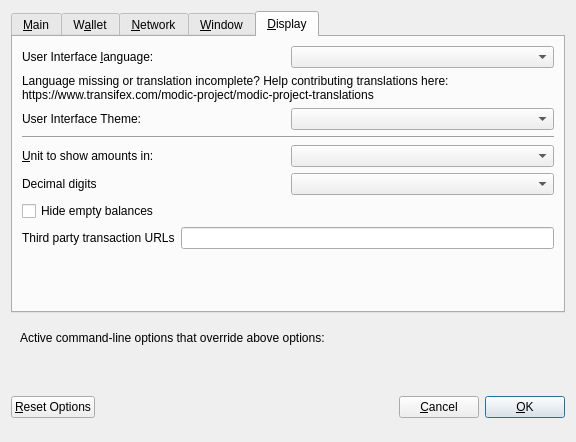
<?xml version="1.0" encoding="UTF-8"?>
<ui version="4.0">
 <class>OptionsDialog</class>
 <widget class="QDialog" name="OptionsDialog">
  <property name="geometry">
   <rect>
    <x>0</x>
    <y>0</y>
    <width>576</width>
    <height>442</height>
   </rect>
  </property>
  <property name="windowTitle">
   <string>Options</string>
  </property>
  <property name="modal">
   <bool>true</bool>
  </property>
  <layout class="QVBoxLayout" name="verticalLayout">
   <item>
    <widget class="QTabWidget" name="tabWidget">
     <property name="currentIndex">
      <number>4</number>
     </property>
     <widget class="QWidget" name="tabMain">
      <attribute name="title">
       <string>&amp;Main</string>
      </attribute>
      <layout class="QVBoxLayout" name="verticalLayout_Main">
       <item>
        <widget class="QCheckBox" name="bitcoinAtStartup">
         <property name="toolTip">
          <string>Automatically start ModernInvestmentCoin after logging in to the system.</string>
         </property>
         <property name="text">
          <string>&amp;Start ModernInvestmentCoin on system login</string>
         </property>
        </widget>
       </item>
       <item>
        <layout class="QHBoxLayout" name="horizontalLayout_2_Main">
         <item>
          <widget class="QLabel" name="databaseCacheLabel">
           <property name="text">
            <string>Size of &amp;database cache</string>
           </property>
           <property name="textFormat">
            <enum>Qt::PlainText</enum>
           </property>
           <property name="buddy">
            <cstring>databaseCache</cstring>
           </property>
          </widget>
         </item>
         <item>
          <widget class="QSpinBox" name="databaseCache"/>
         </item>
         <item>
          <widget class="QLabel" name="databaseCacheUnitLabel">
           <property name="text">
            <string>MB</string>
           </property>
           <property name="textFormat">
            <enum>Qt::PlainText</enum>
           </property>
          </widget>
         </item>
         <item>
          <spacer name="horizontalSpacer_2_Main">
           <property name="orientation">
            <enum>Qt::Horizontal</enum>
           </property>
           <property name="sizeHint" stdset="0">
            <size>
             <width>40</width>
             <height>20</height>
            </size>
           </property>
          </spacer>
         </item>
        </layout>
       </item>
       <item>
        <layout class="QHBoxLayout" name="horizontalLayout_3_Main">
         <item>
          <widget class="QLabel" name="threadsScriptVerifLabel">
           <property name="text">
            <string>Number of script &amp;verification threads</string>
           </property>
           <property name="textFormat">
            <enum>Qt::PlainText</enum>
           </property>
           <property name="buddy">
            <cstring>threadsScriptVerif</cstring>
           </property>
          </widget>
         </item>
         <item>
          <widget class="QSpinBox" name="threadsScriptVerif">
           <property name="toolTip">
            <string>(0 = auto, &lt;0 = leave that many cores free)</string>
           </property>
          </widget>
         </item>
         <item>
          <spacer name="horizontalSpacer_3_Main">
           <property name="orientation">
            <enum>Qt::Horizontal</enum>
           </property>
           <property name="sizeHint" stdset="0">
            <size>
             <width>40</width>
             <height>20</height>
            </size>
           </property>
          </spacer>
         </item>
        </layout>
       </item>
       <item>
        <spacer name="verticalSpacer_2">
         <property name="orientation">
          <enum>Qt::Vertical</enum>
         </property>
         <property name="sizeHint" stdset="0">
          <size>
           <width>20</width>
           <height>40</height>
          </size>
         </property>
        </spacer>
       </item>
       <item>
        <widget class="QCheckBox" name="checkBoxZeromintEnable">
         <property name="toolTip">
          <string>Enable automatic minting of ModernInvestmentCoin units to zMODIC</string>
         </property>
         <property name="layoutDirection">
          <enum>Qt::LeftToRight</enum>
         </property>
         <property name="text">
          <string>Enable zMODIC Automint</string>
         </property>
        </widget>
       </item>
       <item>
        <layout class="QHBoxLayout" name="horizontalLayout_3">
         <item>
          <widget class="QLabel" name="percentage_label">
           <property name="toolTip">
            <string>Percentage of incoming MODIC which get automatically converted to zMODIC via Zerocoin Protocol (min: 10%)</string>
           </property>
           <property name="text">
            <string>Percentage of autominted zMODIC</string>
           </property>
          </widget>
         </item>
         <item>
          <widget class="QSpinBox" name="zeromintPercentage">
           <property name="minimum">
            <number>1</number>
           </property>
           <property name="maximum">
            <number>100</number>
           </property>
          </widget>
         </item>
        </layout>
       </item>
       <item>
        <layout class="QHBoxLayout" name="horizontalLayout" stretch="0,0">
         <property name="sizeConstraint">
          <enum>QLayout::SetFixedSize</enum>
         </property>
         <item>
          <widget class="QLabel" name="labelPreferredDenom">
           <property name="maximumSize">
            <size>
             <width>16777215</width>
             <height>16777215</height>
            </size>
           </property>
           <property name="toolTip">
            <string>Wait with automatic conversion to Zerocoin until enough MODIC for this denomination is available</string>
           </property>
           <property name="text">
            <string>Preferred Automint zMODIC Denomination</string>
           </property>
          </widget>
         </item>
         <item>
          <widget class="QComboBox" name="preferredDenom">
           <property name="maximumSize">
            <size>
             <width>16777215</width>
             <height>27</height>
            </size>
           </property>
           <property name="toolTip">
            <string>Wait with automatic conversion to Zerocoin until enough MODIC for this denomination is available</string>
           </property>
           <property name="maxVisibleItems">
            <number>9</number>
           </property>
           <property name="maxCount">
            <number>9</number>
           </property>
          </widget>
         </item>
        </layout>
       </item>
      </layout>
     </widget>
     <widget class="QWidget" name="tabWallet">
      <attribute name="title">
       <string>W&amp;allet</string>
      </attribute>
      <layout class="QVBoxLayout" name="verticalLayout_Wallet">
       <item>
        <layout class="QHBoxLayout" name="horizontalLayout_2_Wallet">
         <item>
          <widget class="QLabel" name="labelStakeSplitThresholdText">
           <property name="text">
            <string>Stake split threshold:</string>
           </property>
          </widget>
         </item>
         <item>
          <widget class="QSpinBox" name="spinBoxStakeSplitThreshold">
           <property name="minimum">
            <number>1</number>
           </property>
           <property name="maximum">
            <number>999999</number>
           </property>
          </widget>
         </item>
        </layout>
       </item>
       <item>
        <widget class="QGroupBox" name="groupBox">
         <property name="title">
          <string>Expert</string>
         </property>
         <layout class="QVBoxLayout" name="verticalLayout_2">
          <item>
           <widget class="QCheckBox" name="coinControlFeatures">
            <property name="toolTip">
             <string>Whether to show coin control features or not.</string>
            </property>
            <property name="text">
             <string>Enable coin &amp;control features</string>
            </property>
           </widget>
          </item>
          <item>
           <widget class="QCheckBox" name="showMasternodesTab">
            <property name="toolTip">
             <string>Show additional tab listing all your masternodes in first sub-tab&lt;br/&gt;and all masternodes on the network in second sub-tab.</string>
            </property>
            <property name="text">
             <string>Show Masternodes Tab</string>
            </property>
           </widget>
          </item>
          <item>
           <widget class="QCheckBox" name="spendZeroConfChange">
            <property name="toolTip">
             <string>If you disable the spending of unconfirmed change, the change from a transaction&lt;br/&gt;cannot be used until that transaction has at least one confirmation.&lt;br/&gt;This also affects how your balance is computed.</string>
            </property>
            <property name="text">
             <string>&amp;Spend unconfirmed change</string>
            </property>
           </widget>
          </item>
         </layout>
        </widget>
       </item>
       <item>
        <spacer name="verticalSpacer_Wallet">
         <property name="orientation">
          <enum>Qt::Vertical</enum>
         </property>
         <property name="sizeHint" stdset="0">
          <size>
           <width>20</width>
           <height>40</height>
          </size>
         </property>
        </spacer>
       </item>
      </layout>
     </widget>
     <widget class="QWidget" name="tabNetwork">
      <attribute name="title">
       <string>&amp;Network</string>
      </attribute>
      <layout class="QVBoxLayout" name="verticalLayout_Network">
       <item>
        <widget class="QCheckBox" name="mapPortUpnp">
         <property name="toolTip">
          <string>Automatically open the ModernInvestmentCoin client port on the router. This only works when your router supports UPnP and it is enabled.</string>
         </property>
         <property name="text">
          <string>Map port using &amp;UPnP</string>
         </property>
        </widget>
       </item>
       <item>
        <widget class="QCheckBox" name="allowIncoming">
         <property name="toolTip">
          <string>Accept connections from outside</string>
         </property>
         <property name="text">
          <string>Allow incoming connections</string>
         </property>
        </widget>
       </item>
       <item>
        <widget class="QCheckBox" name="connectSocks">
         <property name="toolTip">
          <string>Connect to the ModernInvestmentCoin network through a SOCKS5 proxy.</string>
         </property>
         <property name="text">
          <string>&amp;Connect through SOCKS5 proxy (default proxy):</string>
         </property>
        </widget>
       </item>
       <item>
        <layout class="QHBoxLayout" name="horizontalLayout_1_Network">
         <item>
          <widget class="QLabel" name="proxyIpLabel">
           <property name="text">
            <string>Proxy &amp;IP:</string>
           </property>
           <property name="textFormat">
            <enum>Qt::PlainText</enum>
           </property>
           <property name="buddy">
            <cstring>proxyIp</cstring>
           </property>
          </widget>
         </item>
         <item>
          <widget class="QValidatedLineEdit" name="proxyIp">
           <property name="minimumSize">
            <size>
             <width>140</width>
             <height>0</height>
            </size>
           </property>
           <property name="maximumSize">
            <size>
             <width>140</width>
             <height>16777215</height>
            </size>
           </property>
           <property name="toolTip">
            <string>IP address of the proxy (e.g. IPv4: 127.0.0.1 / IPv6: ::1)</string>
           </property>
          </widget>
         </item>
         <item>
          <widget class="QLabel" name="proxyPortLabel">
           <property name="text">
            <string>&amp;Port:</string>
           </property>
           <property name="textFormat">
            <enum>Qt::PlainText</enum>
           </property>
           <property name="buddy">
            <cstring>proxyPort</cstring>
           </property>
          </widget>
         </item>
         <item>
          <widget class="QLineEdit" name="proxyPort">
           <property name="minimumSize">
            <size>
             <width>75</width>
             <height>0</height>
            </size>
           </property>
           <property name="maximumSize">
            <size>
             <width>55</width>
             <height>16777215</height>
            </size>
           </property>
           <property name="toolTip">
            <string>Port of the proxy (e.g. 9050)</string>
           </property>
          </widget>
         </item>
         <item>
          <spacer name="horizontalSpacer_1_Network">
           <property name="orientation">
            <enum>Qt::Horizontal</enum>
           </property>
           <property name="sizeHint" stdset="0">
            <size>
             <width>40</width>
             <height>20</height>
            </size>
           </property>
          </spacer>
         </item>
        </layout>
       </item>
       <item>
        <spacer name="verticalSpacer_Network">
         <property name="orientation">
          <enum>Qt::Vertical</enum>
         </property>
         <property name="sizeHint" stdset="0">
          <size>
           <width>20</width>
           <height>40</height>
          </size>
         </property>
        </spacer>
       </item>
      </layout>
     </widget>
     <widget class="QWidget" name="tabWindow">
      <attribute name="title">
       <string>&amp;Window</string>
      </attribute>
      <layout class="QVBoxLayout" name="verticalLayout_Window">
       <item>
        <widget class="QCheckBox" name="minimizeToTray">
         <property name="toolTip">
          <string>Show only a tray icon after minimizing the window.</string>
         </property>
         <property name="text">
          <string>&amp;Minimize to the tray instead of the taskbar</string>
         </property>
        </widget>
       </item>
       <item>
        <widget class="QCheckBox" name="minimizeOnClose">
         <property name="toolTip">
          <string>Minimize instead of exit the application when the window is closed. When this option is enabled, the application will be closed only after selecting Quit in the menu.</string>
         </property>
         <property name="text">
          <string>M&amp;inimize on close</string>
         </property>
        </widget>
       </item>
       <item>
        <spacer name="verticalSpacer_Window">
         <property name="orientation">
          <enum>Qt::Vertical</enum>
         </property>
         <property name="sizeHint" stdset="0">
          <size>
           <width>20</width>
           <height>40</height>
          </size>
         </property>
        </spacer>
       </item>
      </layout>
     </widget>
     <widget class="QWidget" name="tabDisplay">
      <attribute name="title">
       <string>&amp;Display</string>
      </attribute>
      <layout class="QVBoxLayout" name="verticalLayout_Display">
       <item>
        <layout class="QHBoxLayout" name="horizontalLayout_1_Display">
         <item>
          <widget class="QLabel" name="langLabel">
           <property name="text">
            <string>User Interface &amp;language:</string>
           </property>
           <property name="textFormat">
            <enum>Qt::PlainText</enum>
           </property>
           <property name="buddy">
            <cstring>lang</cstring>
           </property>
          </widget>
         </item>
         <item>
          <widget class="QValueComboBox" name="lang">
           <property name="toolTip">
            <string>The user interface language can be set here. This setting will take effect after restarting ModernInvestmentCoin.</string>
           </property>
          </widget>
         </item>
        </layout>
       </item>
       <item>
        <widget class="QLabel" name="label_3">
         <property name="toolTip">
          <string notr="true"/>
         </property>
         <property name="statusTip">
          <string notr="true"/>
         </property>
         <property name="whatsThis">
          <string notr="true"/>
         </property>
         <property name="accessibleName">
          <string notr="true"/>
         </property>
         <property name="text">
          <string>Language missing or translation incomplete? Help contributing translations here:
https://www.transifex.com/modic-project/modic-project-translations</string>
         </property>
         <property name="wordWrap">
          <bool>true</bool>
         </property>
         <property name="openExternalLinks">
          <bool>true</bool>
         </property>
         <property name="textInteractionFlags">
          <set>Qt::TextBrowserInteraction</set>
         </property>
        </widget>
       </item>
       <item>
        <layout class="QHBoxLayout" name="horizontalLayout_4_Display" stretch="0,0">
         <item>
          <widget class="QLabel" name="themeLabel">
           <property name="text">
            <string>User Interface Theme:</string>
           </property>
          </widget>
         </item>
         <item>
          <widget class="QValueComboBox" name="theme"/>
         </item>
        </layout>
       </item>
       <item>
        <widget class="Line" name="line">
         <property name="orientation">
          <enum>Qt::Horizontal</enum>
         </property>
        </widget>
       </item>
       <item>
        <layout class="QHBoxLayout" name="horizontalLayout_2_Display">
         <item>
          <widget class="QLabel" name="unitLabel">
           <property name="text">
            <string>&amp;Unit to show amounts in:</string>
           </property>
           <property name="textFormat">
            <enum>Qt::PlainText</enum>
           </property>
           <property name="buddy">
            <cstring>unit</cstring>
           </property>
          </widget>
         </item>
         <item>
          <widget class="QValueComboBox" name="unit">
           <property name="toolTip">
            <string>Choose the default subdivision unit to show in the interface and when sending coins.</string>
           </property>
          </widget>
         </item>
        </layout>
       </item>
       <item>
        <layout class="QHBoxLayout" name="horizontalLayout_5_Display">
         <item>
          <widget class="QLabel" name="digitsLabel">
           <property name="text">
            <string>Decimal digits</string>
           </property>
          </widget>
         </item>
         <item>
          <widget class="QValueComboBox" name="digits"/>
         </item>
        </layout>
       </item>
       <item>
        <widget class="QCheckBox" name="checkBoxHideZeroBalances">
         <property name="toolTip">
          <string>Hide empty balances</string>
         </property>
         <property name="layoutDirection">
          <enum>Qt::LeftToRight</enum>
         </property>
         <property name="text">
          <string>Hide empty balances</string>
         </property>
        </widget>
       </item>
       <item>
        <layout class="QHBoxLayout" name="horizontalLayout_3_Display">
         <item>
          <widget class="QLabel" name="thirdPartyTxUrlsLabel">
           <property name="toolTip">
            <string>Third party URLs (e.g. a block explorer) that appear in the transactions tab as context menu items. %s in the URL is replaced by transaction hash. Multiple URLs are separated by vertical bar |.</string>
           </property>
           <property name="text">
            <string>Third party transaction URLs</string>
           </property>
           <property name="buddy">
            <cstring>thirdPartyTxUrls</cstring>
           </property>
          </widget>
         </item>
         <item>
          <widget class="QLineEdit" name="thirdPartyTxUrls">
           <property name="toolTip">
            <string>Third party URLs (e.g. a block explorer) that appear in the transactions tab as context menu items. %s in the URL is replaced by transaction hash. Multiple URLs are separated by vertical bar |.</string>
           </property>
          </widget>
         </item>
        </layout>
       </item>
       <item>
        <spacer name="verticalSpacer">
         <property name="orientation">
          <enum>Qt::Vertical</enum>
         </property>
         <property name="sizeHint" stdset="0">
          <size>
           <width>20</width>
           <height>40</height>
          </size>
         </property>
        </spacer>
       </item>
      </layout>
     </widget>
    </widget>
   </item>
   <item>
    <widget class="QFrame" name="frame">
     <layout class="QVBoxLayout" name="verticalLayout_Bottom">
      <item>
       <layout class="QHBoxLayout" name="horizontalLayout_Bottom">
        <item>
         <widget class="QLabel" name="overriddenByCommandLineInfoLabel">
          <property name="text">
           <string>Active command-line options that override above options:</string>
          </property>
          <property name="textFormat">
           <enum>Qt::PlainText</enum>
          </property>
         </widget>
        </item>
        <item>
         <spacer name="horizontalSpacer_Bottom">
          <property name="orientation">
           <enum>Qt::Horizontal</enum>
          </property>
          <property name="sizeHint" stdset="0">
           <size>
            <width>40</width>
            <height>20</height>
           </size>
          </property>
         </spacer>
        </item>
       </layout>
      </item>
      <item>
       <widget class="QLabel" name="overriddenByCommandLineLabel">
        <property name="text">
         <string/>
        </property>
        <property name="textFormat">
         <enum>Qt::PlainText</enum>
        </property>
        <property name="wordWrap">
         <bool>true</bool>
        </property>
       </widget>
      </item>
     </layout>
    </widget>
   </item>
   <item>
    <layout class="QHBoxLayout" name="horizontalLayout_Buttons">
     <item>
      <widget class="QPushButton" name="resetButton">
       <property name="toolTip">
        <string>Reset all client options to default.</string>
       </property>
       <property name="text">
        <string>&amp;Reset Options</string>
       </property>
       <property name="autoDefault">
        <bool>false</bool>
       </property>
      </widget>
     </item>
     <item>
      <spacer name="horizontalSpacer_1">
       <property name="orientation">
        <enum>Qt::Horizontal</enum>
       </property>
       <property name="sizeHint" stdset="0">
        <size>
         <width>40</width>
         <height>48</height>
        </size>
       </property>
      </spacer>
     </item>
     <item>
      <widget class="QLabel" name="statusLabel">
       <property name="minimumSize">
        <size>
         <width>200</width>
         <height>0</height>
        </size>
       </property>
       <property name="font">
        <font>
         <weight>75</weight>
         <bold>true</bold>
        </font>
       </property>
       <property name="text">
        <string/>
       </property>
       <property name="textFormat">
        <enum>Qt::PlainText</enum>
       </property>
       <property name="wordWrap">
        <bool>true</bool>
       </property>
      </widget>
     </item>
     <item>
      <spacer name="horizontalSpacer_2">
       <property name="orientation">
        <enum>Qt::Horizontal</enum>
       </property>
       <property name="sizeHint" stdset="0">
        <size>
         <width>40</width>
         <height>48</height>
        </size>
       </property>
      </spacer>
     </item>
     <item>
      <widget class="QPushButton" name="cancelButton">
       <property name="text">
        <string>&amp;Cancel</string>
       </property>
       <property name="autoDefault">
        <bool>false</bool>
       </property>
      </widget>
     </item>
     <item>
      <widget class="QPushButton" name="okButton">
       <property name="text">
        <string>&amp;OK</string>
       </property>
       <property name="autoDefault">
        <bool>false</bool>
       </property>
       <property name="default">
        <bool>true</bool>
       </property>
      </widget>
     </item>
    </layout>
   </item>
  </layout>
 </widget>
 <customwidgets>
  <customwidget>
   <class>QValidatedLineEdit</class>
   <extends>QLineEdit</extends>
   <header>qvalidatedlineedit.h</header>
  </customwidget>
  <customwidget>
   <class>QValueComboBox</class>
   <extends>QComboBox</extends>
   <header>qvaluecombobox.h</header>
  </customwidget>
 </customwidgets>
 <resources/>
 <connections/>
</ui>
